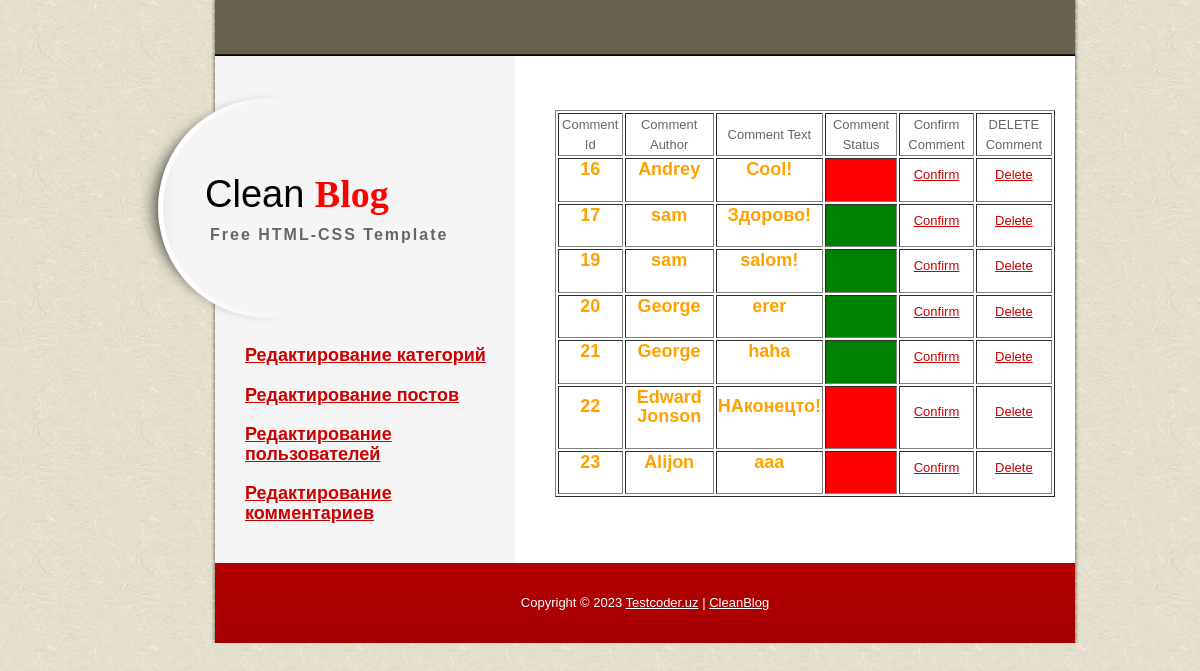
The page /admin/index.php?view=comments (signed in) on the database its author committed.
### tables this page shows
CREATE TABLE `comments` (
  `id` int(11) NOT NULL,
  `author` varchar(255) NOT NULL,
  `date` datetime NOT NULL DEFAULT CURRENT_TIMESTAMP,
  `text` text NOT NULL,
  `email` varchar(255) NOT NULL,
  `news_id` int(11) NOT NULL,
  `status` int(11) DEFAULT '0'
);

### admin/controller/controller.php (called while the page is built, shortened)
<?php
$comments = comments();
include $_SERVER['DOCUMENT_ROOT']."/MvcCleanBlog/admin/views/theme/index.php";
?>

### admin/index.php (called while the page is built, shortened)
<?php
include CONTR;
?>

### admin/model/model.php (called while the page is built, shortened)
<?
function comments(){
	global $con;
	$res = mysqli_query($con,"SELECT * FROM comments");
	$arr = [];
	while($row = mysqli_fetch_assoc($res)){
		$arr[] = $row;
		}
		return $arr;
}

### admin/views/theme/pages/comments.php (the view, shortened to what this page needs)
			<table border="1" width="500" height="200" >
				<thead>
					<tr align="center">
						<td >Comment Id</td>
						<td >Comment Author</td>
						<td >Comment Text</td>
						<td >Comment Status</td>
						<td >Confirm Comment</td>
						<td >DELETE Comment</td>
					</tr>
				</thead>
				<tbody>
<?
foreach($comments as $one){?>
					<tr align="center">
						<td >
							<h4><?=$one['id']?></h4>
						</td>
						<td >
							<h4><?=$one['author']?></h4>
						</td>
						<td >
							<h4><?=$one['text']?></h4>
						</td>
						<td style="font-size:0" ><?=$one['status']?></td>
						<td >
							<p ><a id="confirm" href="?view=confirmcomment&id=<?=$one['id']?>">Confirm</a></p>
						</td>
						<td >
							<p ><a href="?view=dellcomment&id=<?=$one['id']?>">Delete</a></p>
						</td>
					</tr>
				<? }?>
				</tbody>
			</table>

### admin/views/theme/templatemo_style.css (style rules this page uses)
body { margin: 0px; padding: 0px; color: #666; font-family: Helevetica,Arial,sans-serif; font-size: 13px; line-height:1.5em; background-image: url(images/templatemo_body.jpg); background-repeat: repeat; }
a, a:link, a:visited { color: #CC0000; }
p { margin: 0px; padding: 0 0 10px 0; }
h4 { font-size: 18px; margin: 0 0 20px 0; padding: 0; color: #ffa200; }

### rows shown on the page
comments: id "16", author "Andrey", text "Cool!"
comments: id "17", author "sam", text "Здорово!"
comments: id "19", author "sam", text "salom!"
comments: id "20", author "George", text "erer"
comments: id "21", author "George", text "haha"
comments: id "22", author "Edward Jonson", text "НАконецто!"
comments: id "23", author "Alijon", text "aaa"
